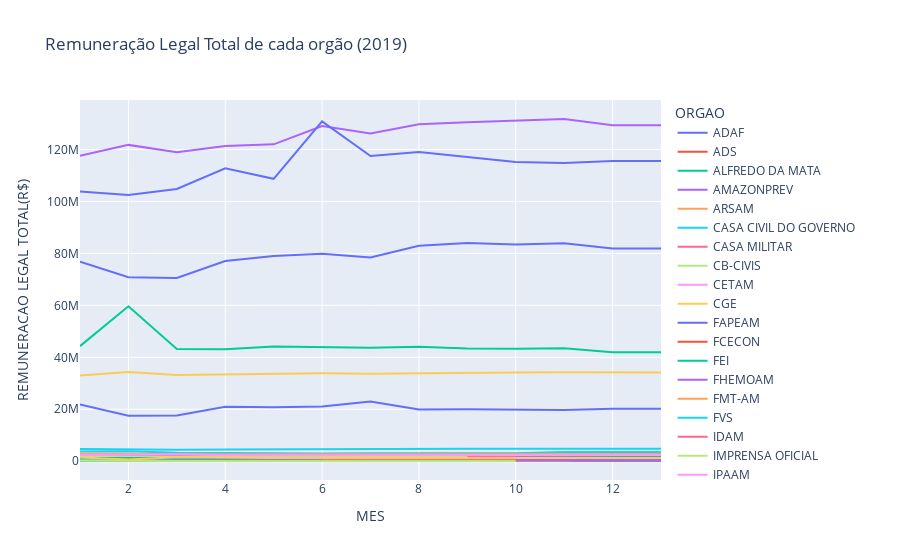
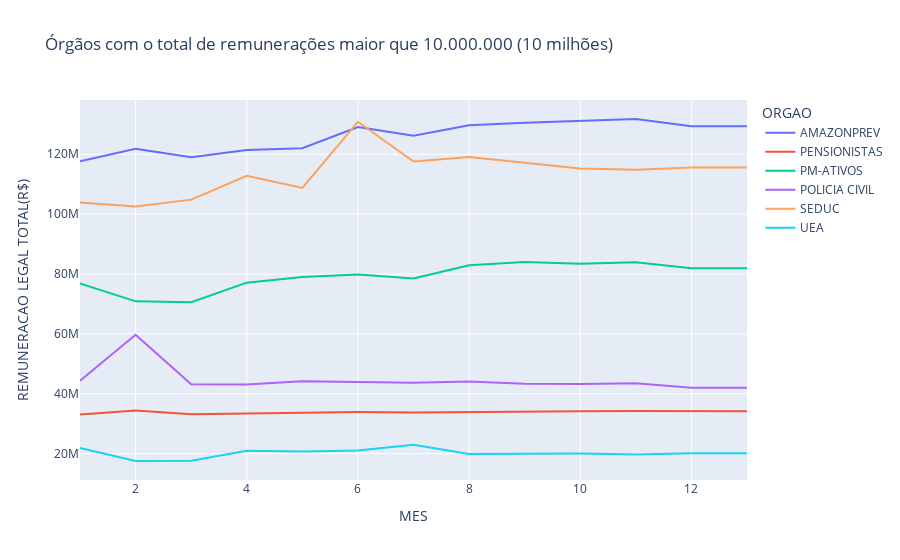

The notebook cell saved with these charts, in order:
### Markdown cell above
## Órgãos que mais gastam
### Remuneração Total por Mês

### Code cell
ano = 2019
df = rem_org.loc[(rem_org.ANO == ano), ['REMUNERACAO LEGAL TOTAL(R$)', 'MES', 'ANO', 'ORGAO']].groupby(by=['ORGAO', 'ANO', 'MES'], as_index=False).sum()

# df.iloc[0:12]
# df
fig = px.line(df, title='Remuneração Legal Total de cada orgão ('+str(ano)+')', x='MES', y="REMUNERACAO LEGAL TOTAL(R$)", color='ORGAO')
# fig = px.scatter(df, title='Remuneração Legal Total de cada orgão ('+str(ano)+')', x='MES', y="REMUNERACAO LEGAL TOTAL(R$)", color='ORGAO', trendline='ols')
fig.show()

df_top = df[df['REMUNERACAO LEGAL TOTAL(R$)'] > 10000000]
df_top

fig = px.line(df_top, title='Órgãos com o total de remunerações maior que 10.000.000 (10 milhões)', x='MES', y="REMUNERACAO LEGAL TOTAL(R$)", color='ORGAO')
# fig = px.scatter(df_top, title='Órgãos com o total de remunerações maior que 10.000.000 (10 milhões)', x='MES', y="REMUNERACAO LEGAL TOTAL(R$)", color='ORGAO')
fig.show()

### Figure 1 — Plotly figure (JSON) as saved in the notebook; plotly's stock layout.template omitted (floating-point values rounded to 4 significant figures)
{"data": [{"hoverlabel": {"namelength": 0}, "hovertemplate": "ORGAO=ADAF<br>MES=%{x}<br>REMUNERACAO LEGAL TOTAL(R$)=%{y}", "legendgroup": "ADAF", "line": {"color": "#636efa", "dash": "solid"}, "mode": "lines", "name": "ADAF", "showlegend": true, "type": "scatter", "x": [1, 2, 3, 4, 5, 6, 7, 8, 9, 10, 11, 12, 13], "xaxis": "x", "y": [783800.0, 713600.0, 709100.0, 693700.0, 718600.0, 718100.0, 700700.0, 696400.0, 709600.0, 688300.0, 717300.0, 700900.0, 700900.0], "yaxis": "y"}, {"hoverlabel": {"namelength": 0}, "hovertemplate": "ORGAO=ADS<br>MES=%{x}<br>REMUNERACAO LEGAL TOTAL(R$)=%{y}", "legendgroup": "ADS", "line": {"color": "#EF553B", "dash": "solid"}, "mode": "lines", "name": "ADS", "showlegend": true, "type": "scatter", "x": [1, 2, 3, 4, 5, 6, 7, 8, 9, 10, 11, 12, 13], "xaxis": "x", "y": [222600.0, 227700.0, 339100.0, 239200.0, 235500.0, 233500.0, 230100.0, 230600.0, 234800.0, 224200.0, 301000.0, 279200.0, 279200.0], "yaxis": "y"}, {"hoverlabel": {"namelength": 0}, "hovertemplate": "ORGAO=ALFREDO DA MATA<br>MES=%{x}<br>REMUNERACAO LEGAL TOTAL(R$)=%{y}", "legendgroup": "ALFREDO DA MATA", "line": {"color": "#00cc96", "dash": "solid"}, "mode": "lines", "name": "ALFREDO DA MATA", "showlegend": true, "type": "scatter", "x": [1, 2, 3, 4, 5, 6, 7, 8, 9, 10, 11, 12, 13], "xaxis": "x", "y": [1407000.0, 1455000.0, 1452000.0, 1485000.0, 1434000.0, 1483000.0, 1526000.0, 1513000.0, 1485000.0, 1477000.0, 1560000.0, 1529000.0, 1529000.0], "yaxis": "y"}, {"hoverlabel": {"namelength": 0}, "hovertemplate": "ORGAO=AMAZONPREV<br>MES=%{x}<br>REMUNERACAO LEGAL TOTAL(R$)=%{y}", "legendgroup": "AMAZONPREV", "line": {"color": "#ab63fa", "dash": "solid"}, "mode": "lines", "name": "AMAZONPREV", "showlegend": true, "type": "scatter", "x": [1, 2, 3, 4, 5, 6, 7, 8, 9, 10, 11, 12, 13], "xaxis": "x", "y": [117600000.0, 121800000.0, 119000000.0, 121400000.0, 122000000.0, 129100000.0, 126200000.0, 129700000.0, 130500000.0, 131200000.0, 131800000.0, 129300000.0, 129300000.0], "yaxis": "y"}, {"hoverlabel": {"namelength": 0}, "hovertemplate": "ORGAO=ARSAM<br>MES=%{x}<br>REMUNERACAO LEGAL TOTAL(R$)=%{y}", "legendgroup": "ARSAM", "line": {"color": "#FFA15A", "dash": "solid"}, "mode": "lines", "name": "ARSAM", "showlegend": true, "type": "scatter", "x": [1, 2, 3, 4, 5, 6, 7, 8, 9, 10, 11, 12, 13], "xaxis": "x", "y": [382800.0, 459400.0, 347100.0, 363200.0, 438800.0, 388600.0, 353000.0, 365200.0, 356800.0, 353400.0, 417300.0, 402100.0, 402100.0], "yaxis": "y"}, {"hoverlabel": {"namelength": 0}, "hovertemplate": "ORGAO=CASA CIVIL DO GOVERNO<br>MES=%{x}<br>REMUNERACAO LEGAL TOTAL(R$)=%{y}", "legendgroup": "CASA CIVIL DO GOVERNO", "line": {"color": "#19d3f3", "dash": "solid"}, "mode": "lines", "name": "CASA CIVIL DO GOVERNO", "showlegend": true, "type": "scatter", "x": [1, 2, 3, 4, 5, 6, 7, 8, 9, 10, 11, 12, 13], "xaxis": "x", "y": [3697000.0, 3809000.0, 3212000.0, 3029000.0, 2947000.0, 2952000.0, 3073000.0, 3056000.0, 3047000.0, 3087000.0, 3537000.0, 3521000.0, 3521000.0], "yaxis": "y"}, {"hoverlabel": {"namelength": 0}, "hovertemplate": "ORGAO=CASA MILITAR<br>MES=%{x}<br>REMUNERACAO LEGAL TOTAL(R$)=%{y}", "legendgroup": "CASA MILITAR", "line": {"color": "#FF6692", "dash": "solid"}, "mode": "lines", "name": "CASA MILITAR", "showlegend": true, "type": "scatter", "x": [1, 2, 3, 4, 5, 6, 7, 8, 9, 10, 11, 12, 13], "xaxis": "x", "y": [332100.0, 465800.0, 503700.0, 474400.0, 463400.0, 473400.0, 470900.0, 467100.0, 570100.0, 544600.0, 601300.0, 613100.0, 613100.0], "yaxis": "y"}, {"hoverlabel": {"namelength": 0}, "hovertemplate": "ORGAO=CB-CIVIS<br>MES=%{x}<br>REMUNERACAO LEGAL TOTAL(R$)=%{y}", "legendgroup": "CB-CIVIS", "line": {"color": "#B6E880", "dash": "solid"}, "mode": "lines", "name": "CB-CIVIS", "showlegend": true, "type": "scatter", "x": [1, 2, 3, 4, 5, 6, 7, 8, 9, 10, 11, 12, 13], "xaxis": "x", "y": [195500.0, 136600.0, 154800.0, 142900.0, 148400.0, 139300.0, 139900.0, 158400.0, 145100.0, 145700.0, 147800.0, 145700.0, 145700.0], "yaxis": "y"}, {"hoverlabel": {"namelength": 0}, "hovertemplate": "ORGAO=CETAM<br>MES=%{x}<br>REMUNERACAO LEGAL TOTAL(R$)=%{y}", "legendgroup": "CETAM", "line": {"color": "#FF97FF", "dash": "solid"}, "mode": "lines", "name": "CETAM", "showlegend": true, "type": "scatter", "x": [1, 2, 3, 4, 5, 6, 7, 8, 9, 10, 11, 12, 13], "xaxis": "x", "y": [556700.0, 724500.0, 601300.0, 711400.0, 645600.0, 669900.0, 669600.0, 665500.0, 662500.0, 661000.0, 711700.0, 697400.0, 697400.0], "yaxis": "y"}, {"hoverlabel": {"namelength": 0}, "hovertemplate": "ORGAO=CGE<br>MES=%{x}<br>REMUNERACAO LEGAL TOTAL(R$)=%{y}", "legendgroup": "CGE", "line": {"color": "#FECB52", "dash": "solid"}, "mode": "lines", "name": "CGE", "showlegend": true, "type": "scatter", "x": [1, 2, 3, 4, 5, 6, 7, 8, 9, 10, 11, 12, 13], "xaxis": "x", "y": [336300.0, 424900.0, 348600.0, 334700.0, 338900.0, 337400.0, 340900.0, 332200.0, 335300.0, 342900.0, 387500.0, 382100.0, 382100.0], "yaxis": "y"}, {"hoverlabel": {"namelength": 0}, "hovertemplate": "ORGAO=FAPEAM<br>MES=%{x}<br>REMUNERACAO LEGAL TOTAL(R$)=%{y}", "legendgroup": "FAPEAM", "line": {"color": "#636efa", "dash": "solid"}, "mode": "lines", "name": "FAPEAM", "showlegend": true, "type": "scatter", "x": [1, 2, 3, 4, 5, 6, 7, 8, 9, 10, 11, 12, 13], "xaxis": "x", "y": [234000.0, 148700.0, 166100.0, 126600.0, 141700.0, 184800.0, 159400.0, 152100.0, 143700.0, 150000.0, 152500.0, 166900.0, 166900.0], "yaxis": "y"}, {"hoverlabel": {"namelength": 0}, "hovertemplate": "ORGAO=FCECON<br>MES=%{x}<br>REMUNERACAO LEGAL TOTAL(R$)=%{y}", "legendgroup": "FCECON", "line": {"color": "#EF553B", "dash": "solid"}, "mode": "lines", "name": "FCECON", "showlegend": true, "type": "scatter", "x": [1, 2, 3, 4, 5, 6, 7, 8, 9, 10, 11, 12, 13], "xaxis": "x", "y": [2256000.0, 2260000.0, 2448000.0, 2372000.0, 2335000.0, 2301000.0, 2474000.0, 2420000.0, 2428000.0, 2399000.0, 2369000.0, 2371000.0, 2371000.0], "yaxis": "y"}, {"hoverlabel": {"namelength": 0}, "hovertemplate": "ORGAO=FEI<br>MES=%{x}<br>REMUNERACAO LEGAL TOTAL(R$)=%{y}", "legendgroup": "FEI", "line": {"color": "#00cc96", "dash": "solid"}, "mode": "lines", "name": "FEI", "showlegend": true, "type": "scatter", "x": [2, 3, 4, 5, 6], "xaxis": "x", "y": [175200.0, 239400.0, 117700.0, 80860.0, 96800.0], "yaxis": "y"}, {"hoverlabel": {"namelength": 0}, "hovertemplate": "ORGAO=FHEMOAM<br>MES=%{x}<br>REMUNERACAO LEGAL TOTAL(R$)=%{y}", "legendgroup": "FHEMOAM", "line": {"color": "#ab63fa", "dash": "solid"}, "mode": "lines", "name": "FHEMOAM", "showlegend": true, "type": "scatter", "x": [1, 2, 3, 4, 5, 6, 7, 8, 9, 10, 11, 12, 13], "xaxis": "x", "y": [1761000.0, 1715000.0, 2065000.0, 1827000.0, 1828000.0, 1968000.0, 2087000.0, 2071000.0, 2063000.0, 2055000.0, 2120000.0, 2082000.0, 2082000.0], "yaxis": "y"}, {"hoverlabel": {"namelength": 0}, "hovertemplate": "ORGAO=FMT-AM<br>MES=%{x}<br>REMUNERACAO LEGAL TOTAL(R$)=%{y}", "legendgroup": "FMT-AM", "line": {"color": "#FFA15A", "dash": "solid"}, "mode": "lines", "name": "FMT-AM", "showlegend": true, "type": "scatter", "x": [1, 2, 3, 4, 5, 6, 7, 8, 9, 10, 11, 12, 13], "xaxis": "x", "y": [2879000.0, 2749000.0, 2683000.0, 2699000.0, 2700000.0, 2697000.0, 2798000.0, 2787000.0, 2771000.0, 2762000.0, 2828000.0, 2760000.0, 2760000.0], "yaxis": "y"}, {"hoverlabel": {"namelength": 0}, "hovertemplate": "ORGAO=FVS<br>MES=%{x}<br>REMUNERACAO LEGAL TOTAL(R$)=%{y}", "legendgroup": "FVS", "line": {"color": "#19d3f3", "dash": "solid"}, "mode": "lines", "name": "FVS", "showlegend": true, "type": "scatter", "x": [1, 2, 3, 4, 5, 6, 7, 8, 9, 10, 11, 12, 13], "xaxis": "x", "y": [4725000.0, 4416000.0, 4395000.0, 4533000.0, 4523000.0, 4605000.0, 4794000.0, 4739000.0, 4755000.0, 4790000.0, 4708000.0, 4757000.0, 4757000.0], "yaxis": "y"}, {"hoverlabel": {"namelength": 0}, "hovertemplate": "ORGAO=IDAM<br>MES=%{x}<br>REMUNERACAO LEGAL TOTAL(R$)=%{y}", "legendgroup": "IDAM", "line": {"color": "#FF6692", "dash": "solid"}, "mode": "lines", "name": "IDAM", "showlegend": true, "type": "scatter", "x": [1, 2, 3, 4, 5, 6, 7, 8, 9, 10, 11, 12, 13], "xaxis": "x", "y": [2000000.0, 1852000.0, 1962000.0, 1796000.0, 2012000.0, 1862000.0, 1876000.0, 1797000.0, 1773000.0, 1780000.0, 1799000.0, 1772000.0, 1772000.0], "yaxis": "y"}, {"hoverlabel": {"namelength": 0}, "hovertemplate": "ORGAO=IMPRENSA OFICIAL<br>MES=%{x}<br>REMUNERACAO LEGAL TOTAL(R$)=%{y}", "legendgroup": "IMPRENSA OFICIAL", "line": {"color": "#B6E880", "dash": "solid"}, "mode": "lines", "name": "IMPRENSA OFICIAL", "showlegend": true, "type": "scatter", "x": [1, 2, 3, 4, 5, 6, 7, 8, 9, 10, 11, 12, 13], "xaxis": "x", "y": [327000.0, 342400.0, 308700.0, 302000.0, 317700.0, 296500.0, 327100.0, 310100.0, 308400.0, 296200.0, 347600.0, 496500.0, 496500.0], "yaxis": "y"}, {"hoverlabel": {"namelength": 0}, "hovertemplate": "ORGAO=IPAAM<br>MES=%{x}<br>REMUNERACAO LEGAL TOTAL(R$)=%{y}", "legendgroup": "IPAAM", "line": {"color": "#FF97FF", "dash": "solid"}, "mode": "lines", "name": "IPAAM", "showlegend": true, "type": "scatter", "x": [1, 2, 3, 4, 5, 6, 7, 8, 9, 10, 11, 12, 13], "xaxis": "x", "y": [1476000.0, 1338000.0, 1313000.0, 1339000.0, 1329000.0, 1293000.0, 1282000.0, 1311000.0, 1297000.0, 1278000.0, 1355000.0, 1330000.0, 1330000.0], "yaxis": "y"}, {"hoverlabel": {"namelength": 0}, "hovertemplate": "ORGAO=PENSIONISTAS<br>MES=%{x}<br>REMUNERACAO LEGAL TOTAL(R$)=%{y}", "legendgroup": "PENSIONISTAS", "line": {"color": "#FECB52", "dash": "solid"}, "mode": "lines", "name": "PENSIONISTAS", "showlegend": true, "type": "scatter", "x": [1, 2, 3, 4, 5, 6, 7, 8, 9, 10, 11, 12, 13], "xaxis": "x", "y": [33040000.0, 34380000.0, 33150000.0, 33440000.0, 33730000.0, 33870000.0, 33710000.0, 33930000.0, 33980000.0, 34180000.0, 34270000.0, 34170000.0, 34170000.0], "yaxis": "y"}, {"hoverlabel": {"namelength": 0}, "hovertemplate": "ORGAO=PM-ATIVOS<br>MES=%{x}<br>REMUNERACAO LEGAL TOTAL(R$)=%{y}", "legendgroup": "PM-ATIVOS", "line": {"color": "#636efa", "dash": "solid"}, "mode": "lines", "name": "PM-ATIVOS", "showlegend": true, "type": "scatter", "x": [1, 2, 3, 4, 5, 6, 7, 8, 9, 10, 11, 12, 13], "xaxis": "x", "y": [76820000.0, 70870000.0, 70590000.0, 77120000.0, 79000000.0, 79870000.0, 78490000.0, 82950000.0, 83980000.0, 83420000.0, 83970000.0, 81920000.0, 81920000.0], "yaxis": "y"}, {"hoverlabel": {"namelength": 0}, "hovertemplate": "ORGAO=PM-CIVIS<br>MES=%{x}<br>REMUNERACAO LEGAL TOTAL(R$)=%{y}", "legendgroup": "PM-CIVIS", "line": {"color": "#EF553B", "dash": "solid"}, "mode": "lines", "name": "PM-CIVIS", "showlegend": true, "type": "scatter", "x": [1, 2, 3, 4, 5, 6, 7, 8, 9, 10, 11, 12, 13], "xaxis": "x", "y": [530500.0, 407600.0, 410800.0, 427800.0, 393400.0, 407300.0, 414200.0, 405300.0, 407800.0, 421000.0, 404900.0, 409600.0, 409600.0], "yaxis": "y"}, {"hoverlabel": {"namelength": 0}, "hovertemplate": "ORGAO=POLICIA CIVIL<br>MES=%{x}<br>REMUNERACAO LEGAL TOTAL(R$)=%{y}", "legendgroup": "POLICIA CIVIL", "line": {"color": "#00cc96", "dash": "solid"}, "mode": "lines", "name": "POLICIA CIVIL", "showlegend": true, "type": "scatter", "x": [1, 2, 3, 4, 5, 6, 7, 8, 9, 10, 11, 12, 13], "xaxis": "x", "y": [44320000.0, 59680000.0, 43210000.0, 43110000.0, 44170000.0, 44030000.0, 43680000.0, 44110000.0, 43380000.0, 43280000.0, 43490000.0, 42000000.0, 42000000.0], "yaxis": "y"}, {"hoverlabel": {"namelength": 0}, "hovertemplate": "ORGAO=SEAD<br>MES=%{x}<br>REMUNERACAO LEGAL TOTAL(R$)=%{y}", "legendgroup": "SEAD", "line": {"color": "#ab63fa", "dash": "solid"}, "mode": "lines", "name": "SEAD", "showlegend": true, "type": "scatter", "x": [1, 2, 3, 4, 5, 6, 7, 8, 9, 10, 11, 12, 13], "xaxis": "x", "y": [1866000.0, 1617000.0, 1721000.0, 1642000.0, 1645000.0, 1628000.0, 1613000.0, 1630000.0, 1576000.0, 1559000.0, 1577000.0, 1555000.0, 1555000.0], "yaxis": "y"}, {"hoverlabel": {"namelength": 0}, "hovertemplate": "ORGAO=SEAD-PENSÃO ESPECIAL I<br>MES=%{x}<br>REMUNERACAO LEGAL TOTAL(R$)=%{y}", "legendgroup": "SEAD-PENSÃO ESPECIAL I", "line": {"color": "#FFA15A", "dash": "solid"}, "mode": "lines", "name": "SEAD-PENSÃO ESPECIAL I", "showlegend": true, "type": "scatter", "x": [1, 2, 3, 4, 5, 6, 7], "xaxis": "x", "y": [333800.0, 387200.0, 411800.0, 412000.0, 386800.0, 386300.0, 351600.0], "yaxis": "y"}, {"hoverlabel": {"namelength": 0}, "hovertemplate": "ORGAO=SEAD-PENSÃO ESPECIAL II<br>MES=%{x}<br>REMUNERACAO LEGAL TOTAL(R$)=%{y}", "legendgroup": "SEAD-PENSÃO ESPECIAL II", "line": {"color": "#19d3f3", "dash": "solid"}, "mode": "lines", "name": "SEAD-PENSÃO ESPECIAL II", "showlegend": true, "type": "scatter", "x": [1, 2, 3, 4, 5, 6, 7, 8, 9, 10], "xaxis": "x", "y": [221100.0, 221100.0, 221100.0, 221100.0, 221100.0, 221100.0, 221100.0, 212800.0, 212800.0, 212800.0], "yaxis": "y"}, {"hoverlabel": {"namelength": 0}, "hovertemplate": "ORGAO=SEAD-PENSÃO HANSENIANOS<br>MES=%{x}<br>REMUNERACAO LEGAL TOTAL(R$)=%{y}", "legendgroup": "SEAD-PENSÃO HANSENIANOS", "line": {"color": "#FF6692", "dash": "solid"}, "mode": "lines", "name": "SEAD-PENSÃO HANSENIANOS", "showlegend": true, "type": "scatter", "x": [1, 2, 3, 4, 5, 6, 7, 8, 9, 10], "xaxis": "x", "y": [1664730, 1661868, 1678086, 1687626, 1686672, 1700028, 1891792, 1890560, 1882702, 1904000.0], "yaxis": "y"}, {"hoverlabel": {"namelength": 0}, "hovertemplate": "ORGAO=SEAP<br>MES=%{x}<br>REMUNERACAO LEGAL TOTAL(R$)=%{y}", "legendgroup": "SEAP", "line": {"color": "#B6E880", "dash": "solid"}, "mode": "lines", "name": "SEAP", "showlegend": true, "type": "scatter", "x": [1, 2, 3, 4, 5, 6, 7, 8, 9], "xaxis": "x", "y": [2025000.0, 1687000.0, 1656000.0, 1689000.0, 1653000.0, 1612000.0, 1665000.0, 1617000.0, 1663000.0], "yaxis": "y"}, {"hoverlabel": {"namelength": 0}, "hovertemplate": "ORGAO=SEC<br>MES=%{x}<br>REMUNERACAO LEGAL TOTAL(R$)=%{y}", "legendgroup": "SEC", "line": {"color": "#FF97FF", "dash": "solid"}, "mode": "lines", "name": "SEC", "showlegend": true, "type": "scatter", "x": [1, 2, 3, 4, 5, 6, 7, 8, 10, 11, 12, 13], "xaxis": "x", "y": [1228000.0, 1086000.0, 1226000.0, 1186000.0, 1175000.0, 1155000.0, 1123000.0, 1167000.0, 1147000.0, 1201000.0, 1188000.0, 1188000.0], "yaxis": "y"}, {"hoverlabel": {"namelength": 0}, "hovertemplate": "ORGAO=SECOM<br>MES=%{x}<br>REMUNERACAO LEGAL TOTAL(R$)=%{y}", "legendgroup": "SECOM", "line": {"color": "#FECB52", "dash": "solid"}, "mode": "lines", "name": "SECOM", "showlegend": true, "type": "scatter", "x": [1, 2, 3, 4, 5, 6, 7, 8, 9, 10, 11, 12, 13], "xaxis": "x", "y": [406400.0, 330300.0, 325400.0, 324900.0, 333900.0, 329600.0, 331200.0, 319200.0, 354200.0, 325000.0, 370000.0, 757000.0, 757000.0], "yaxis": "y"}, {"hoverlabel": {"namelength": 0}, "hovertemplate": "ORGAO=SEDUC<br>MES=%{x}<br>REMUNERACAO LEGAL TOTAL(R$)=%{y}", "legendgroup": "SEDUC", "line": {"color": "#636efa", "dash": "solid"}, "mode": "lines", "name": "SEDUC", "showlegend": true, "type": "scatter", "x": [1, 2, 3, 4, 5, 6, 7, 8, 10, 11, 12, 13], "xaxis": "x", "y": [103900000.0, 102500000.0, 104800000.0, 112800000.0, 108700000.0, 130900000.0, 117600000.0, 119000000.0, 115200000.0, 114800000.0, 115600000.0, 115600000.0], "yaxis": "y"}, {"hoverlabel": {"namelength": 0}, "hovertemplate": "ORGAO=SEJEL<br>MES=%{x}<br>REMUNERACAO LEGAL TOTAL(R$)=%{y}", "legendgroup": "SEJEL", "line": {"color": "#EF553B", "dash": "solid"}, "mode": "lines", "name": "SEJEL", "showlegend": true, "type": "scatter", "x": [1, 2, 3, 4, 5, 6, 7, 8, 9, 10], "xaxis": "x", "y": [850000.0, 799600.0, 615500.0, 689100.0, 673900.0, 664100.0, 690000.0, 642300.0, 656100.0, 652400.0], "yaxis": "y"}, {"hoverlabel": {"namelength": 0}, "hovertemplate": "ORGAO=SEJUSC<br>MES=%{x}<br>REMUNERACAO LEGAL TOTAL(R$)=%{y}", "legendgroup": "SEJUSC", "line": {"color": "#00cc96", "dash": "solid"}, "mode": "lines", "name": "SEJUSC", "showlegend": true, "type": "scatter", "x": [1, 2, 3, 4, 5, 6, 7, 8, 9, 10, 11, 12, 13], "xaxis": "x", "y": [1258000.0, 1151000.0, 1213000.0, 1155000.0, 1101000.0, 1038000.0, 1235000.0, 1130000.0, 1170000.0, 1137000.0, 1307000.0, 1565000.0, 1565000.0], "yaxis": "y"}, {"hoverlabel": {"namelength": 0}, "hovertemplate": "ORGAO=SEMA<br>MES=%{x}<br>REMUNERACAO LEGAL TOTAL(R$)=%{y}", "legendgroup": "SEMA", "line": {"color": "#ab63fa", "dash": "solid"}, "mode": "lines", "name": "SEMA", "showlegend": true, "type": "scatter", "x": [1, 2, 3, 4, 5, 6, 7, 8, 9, 10, 11, 12, 13], "xaxis": "x", "y": [480500.0, 372700.0, 407500.0, 410900.0, 436100.0, 425000.0, 416200.0, 418000.0, 413100.0, 408500.0, 448100.0, 447400.0, 447400.0], "yaxis": "y"}, {"hoverlabel": {"namelength": 0}, "hovertemplate": "ORGAO=SEPED<br>MES=%{x}<br>REMUNERACAO LEGAL TOTAL(R$)=%{y}", "legendgroup": "SEPED", "line": {"color": "#FFA15A", "dash": "solid"}, "mode": "lines", "name": "SEPED", "showlegend": true, "type": "scatter", "x": [6, 7, 8, 9, 10], "xaxis": "x", "y": [158500.0, 149000.0, 140200.0, 150500.0, 140200.0], "yaxis": "y"}, {"hoverlabel": {"namelength": 0}, "hovertemplate": "ORGAO=SERIRA<br>MES=%{x}<br>REMUNERACAO LEGAL TOTAL(R$)=%{y}", "legendgroup": "SERIRA", "line": {"color": "#19d3f3", "dash": "solid"}, "mode": "lines", "name": "SERIRA", "showlegend": true, "type": "scatter", "x": [1, 2, 3, 4, 5, 6, 7, 8, 9], "xaxis": "x", "y": [372200.0, 234000.0, 267200.0, 207300.0, 211200.0, 207400.0, 217100.0, 233200.0, 226300.0], "yaxis": "y"}, {"hoverlabel": {"namelength": 0}, "hovertemplate": "ORGAO=SETRAB<br>MES=%{x}<br>REMUNERACAO LEGAL TOTAL(R$)=%{y}", "legendgroup": "SETRAB", "line": {"color": "#FF6692", "dash": "solid"}, "mode": "lines", "name": "SETRAB", "showlegend": true, "type": "scatter", "x": [6, 7, 8, 9, 10], "xaxis": "x", "y": [341000.0, 338900.0, 341200.0, 328600.0, 329600.0], "yaxis": "y"}, {"hoverlabel": {"namelength": 0}, "hovertemplate": "ORGAO=SRMM<br>MES=%{x}<br>REMUNERACAO LEGAL TOTAL(R$)=%{y}", "legendgroup": "SRMM", "line": {"color": "#B6E880", "dash": "solid"}, "mode": "lines", "name": "SRMM", "showlegend": true, "type": "scatter", "x": [1, 2, 3, 4, 5, 6, 7, 8, 9, 10], "xaxis": "x", "y": [297900.0, 127300.0, 120500.0, 114500.0, 113800.0, 119800.0, 114200.0, 111700.0, 105500.0, 126000.0], "yaxis": "y"}, {"hoverlabel": {"namelength": 0}, "hovertemplate": "ORGAO=SSP<br>MES=%{x}<br>REMUNERACAO LEGAL TOTAL(R$)=%{y}", "legendgroup": "SSP", "line": {"color": "#FF97FF", "dash": "solid"}, "mode": "lines", "name": "SSP", "showlegend": true, "type": "scatter", "x": [1, 2, 3, 4, 5, 6, 7, 8, 10, 11, 12, 13], "xaxis": "x", "y": [2375000.0, 2447000.0, 2588000.0, 2334000.0, 2313000.0, 2373000.0, 2332000.0, 2292000.0, 2302000.0, 2398000.0, 2410000.0, 2410000.0], "yaxis": "y"}, {"hoverlabel": {"namelength": 0}, "hovertemplate": "ORGAO=SUHAB<br>MES=%{x}<br>REMUNERACAO LEGAL TOTAL(R$)=%{y}", "legendgroup": "SUHAB", "line": {"color": "#FECB52", "dash": "solid"}, "mode": "lines", "name": "SUHAB", "showlegend": true, "type": "scatter", "x": [1, 2, 3, 4, 5, 6, 7, 8, 9, 10, 11, 12, 13], "xaxis": "x", "y": [1432000.0, 700900.0, 1493000.0, 1226000.0, 1193000.0, 1238000.0, 1187000.0, 1179000.0, 1202000.0, 1182000.0, 1267000.0, 1242000.0, 1242000.0], "yaxis": "y"}, {"hoverlabel": {"namelength": 0}, "hovertemplate": "ORGAO=UEA<br>MES=%{x}<br>REMUNERACAO LEGAL TOTAL(R$)=%{y}", "legendgroup": "UEA", "line": {"color": "#636efa", "dash": "solid"}, "mode": "lines", "name": "UEA", "showlegend": true, "type": "scatter", "x": [1, 2, 3, 4, 5, 6, 7, 8, 9, 10, 11, 12, 13], "xaxis": "x", "y": [21890000.0, 17540000.0, 17610000.0, 20990000.0, 20740000.0, 21030000.0, 22950000.0, 19870000.0, 19980000.0, 20010000.0, 19750000.0, 20160000.0, 20160000.0], "yaxis": "y"}], "layout": {"legend": {"title": {"text": "ORGAO"}, "tracegroupgap": 0}, "title": {"text": "Remuneração Legal Total de cada orgão (2019)"}, "xaxis": {"anchor": "y", "domain": [0, 1], "title": {"text": "MES"}}, "yaxis": {"anchor": "x", "domain": [0, 1], "title": {"text": "REMUNERACAO LEGAL TOTAL(R$)"}}}}

### Figure 2 — Plotly figure (JSON) as saved in the notebook; plotly's stock layout.template omitted (floating-point values rounded to 4 significant figures)
{"data": [{"hoverlabel": {"namelength": 0}, "hovertemplate": "ORGAO=AMAZONPREV<br>MES=%{x}<br>REMUNERACAO LEGAL TOTAL(R$)=%{y}", "legendgroup": "AMAZONPREV", "line": {"color": "#636efa", "dash": "solid"}, "mode": "lines", "name": "AMAZONPREV", "showlegend": true, "type": "scatter", "x": [1, 2, 3, 4, 5, 6, 7, 8, 9, 10, 11, 12, 13], "xaxis": "x", "y": [117600000.0, 121800000.0, 119000000.0, 121400000.0, 122000000.0, 129100000.0, 126200000.0, 129700000.0, 130500000.0, 131200000.0, 131800000.0, 129300000.0, 129300000.0], "yaxis": "y"}, {"hoverlabel": {"namelength": 0}, "hovertemplate": "ORGAO=PENSIONISTAS<br>MES=%{x}<br>REMUNERACAO LEGAL TOTAL(R$)=%{y}", "legendgroup": "PENSIONISTAS", "line": {"color": "#EF553B", "dash": "solid"}, "mode": "lines", "name": "PENSIONISTAS", "showlegend": true, "type": "scatter", "x": [1, 2, 3, 4, 5, 6, 7, 8, 9, 10, 11, 12, 13], "xaxis": "x", "y": [33040000.0, 34380000.0, 33150000.0, 33440000.0, 33730000.0, 33870000.0, 33710000.0, 33930000.0, 33980000.0, 34180000.0, 34270000.0, 34170000.0, 34170000.0], "yaxis": "y"}, {"hoverlabel": {"namelength": 0}, "hovertemplate": "ORGAO=PM-ATIVOS<br>MES=%{x}<br>REMUNERACAO LEGAL TOTAL(R$)=%{y}", "legendgroup": "PM-ATIVOS", "line": {"color": "#00cc96", "dash": "solid"}, "mode": "lines", "name": "PM-ATIVOS", "showlegend": true, "type": "scatter", "x": [1, 2, 3, 4, 5, 6, 7, 8, 9, 10, 11, 12, 13], "xaxis": "x", "y": [76820000.0, 70870000.0, 70590000.0, 77120000.0, 79000000.0, 79870000.0, 78490000.0, 82950000.0, 83980000.0, 83420000.0, 83970000.0, 81920000.0, 81920000.0], "yaxis": "y"}, {"hoverlabel": {"namelength": 0}, "hovertemplate": "ORGAO=POLICIA CIVIL<br>MES=%{x}<br>REMUNERACAO LEGAL TOTAL(R$)=%{y}", "legendgroup": "POLICIA CIVIL", "line": {"color": "#ab63fa", "dash": "solid"}, "mode": "lines", "name": "POLICIA CIVIL", "showlegend": true, "type": "scatter", "x": [1, 2, 3, 4, 5, 6, 7, 8, 9, 10, 11, 12, 13], "xaxis": "x", "y": [44320000.0, 59680000.0, 43210000.0, 43110000.0, 44170000.0, 44030000.0, 43680000.0, 44110000.0, 43380000.0, 43280000.0, 43490000.0, 42000000.0, 42000000.0], "yaxis": "y"}, {"hoverlabel": {"namelength": 0}, "hovertemplate": "ORGAO=SEDUC<br>MES=%{x}<br>REMUNERACAO LEGAL TOTAL(R$)=%{y}", "legendgroup": "SEDUC", "line": {"color": "#FFA15A", "dash": "solid"}, "mode": "lines", "name": "SEDUC", "showlegend": true, "type": "scatter", "x": [1, 2, 3, 4, 5, 6, 7, 8, 10, 11, 12, 13], "xaxis": "x", "y": [103900000.0, 102500000.0, 104800000.0, 112800000.0, 108700000.0, 130900000.0, 117600000.0, 119000000.0, 115200000.0, 114800000.0, 115600000.0, 115600000.0], "yaxis": "y"}, {"hoverlabel": {"namelength": 0}, "hovertemplate": "ORGAO=UEA<br>MES=%{x}<br>REMUNERACAO LEGAL TOTAL(R$)=%{y}", "legendgroup": "UEA", "line": {"color": "#19d3f3", "dash": "solid"}, "mode": "lines", "name": "UEA", "showlegend": true, "type": "scatter", "x": [1, 2, 3, 4, 5, 6, 7, 8, 9, 10, 11, 12, 13], "xaxis": "x", "y": [21890000.0, 17540000.0, 17610000.0, 20990000.0, 20740000.0, 21030000.0, 22950000.0, 19870000.0, 19980000.0, 20010000.0, 19750000.0, 20160000.0, 20160000.0], "yaxis": "y"}], "layout": {"legend": {"title": {"text": "ORGAO"}, "tracegroupgap": 0}, "title": {"text": "Órgãos com o total de remunerações maior que 10.000.000 (10 milhões)"}, "xaxis": {"anchor": "y", "domain": [0, 1], "title": {"text": "MES"}}, "yaxis": {"anchor": "x", "domain": [0, 1], "title": {"text": "REMUNERACAO LEGAL TOTAL(R$)"}}}}
